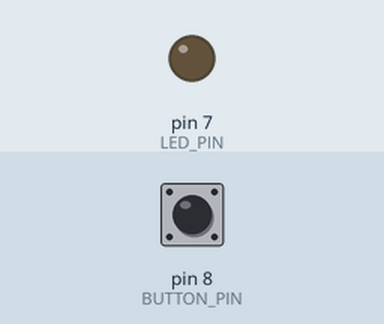
The sketch below on a simulated Arduino Uno, built with avr-gcc and run on an emulated ATmega328P. On the bench: output pins drawn as LEDs (lit = HIGH). The inputs (shaded band) are chosen by the test bench; at power-on: pin 8 (BUTTON_PIN) LOW.

Above: at 1.2 s.
1.3 s: pin 8 (BUTTON_PIN) pulled HIGH for 0.15 s
At 2.1 s:
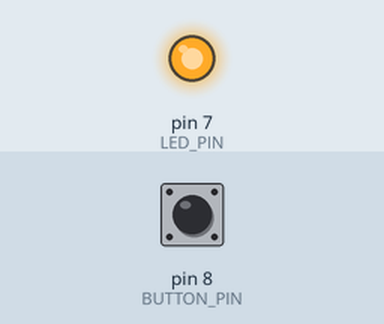
Timing chart, 0 to 8.0 s (numbered marks = the images above; inputs shaded):
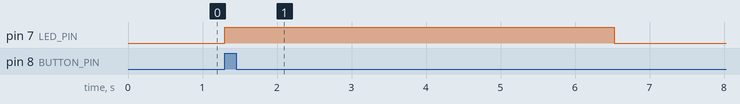

The sketch:

brake-delay-off-chatgpt.ino
```cpp
const int LED_PIN = 7;
const int BUTTON_PIN = 8;
const int DELAY_US = 500;
const int OFF_DELAY_MS = 10000;

unsigned long timer = 0;
int buttonState = 0;
int ledState = LOW;

void setup() {
  pinMode(LED_PIN, OUTPUT);
  pinMode(BUTTON_PIN, INPUT);
}

void loop() {
  timer++;
  buttonState = digitalRead(BUTTON_PIN);

  if (buttonState == HIGH) {
    digitalWrite(LED_PIN, HIGH);
    timer = 0;
  }
  else if (buttonState == LOW && timer >= OFF_DELAY_MS) {
    digitalWrite(LED_PIN, LOW);
    timer = 0;
  }

  delayMicroseconds(DELAY_US);
}
```

Measured:
- after the input at 1.3 s, pin 7 (LED_PIN): LOW → HIGH at once, → LOW 5.2 s later
